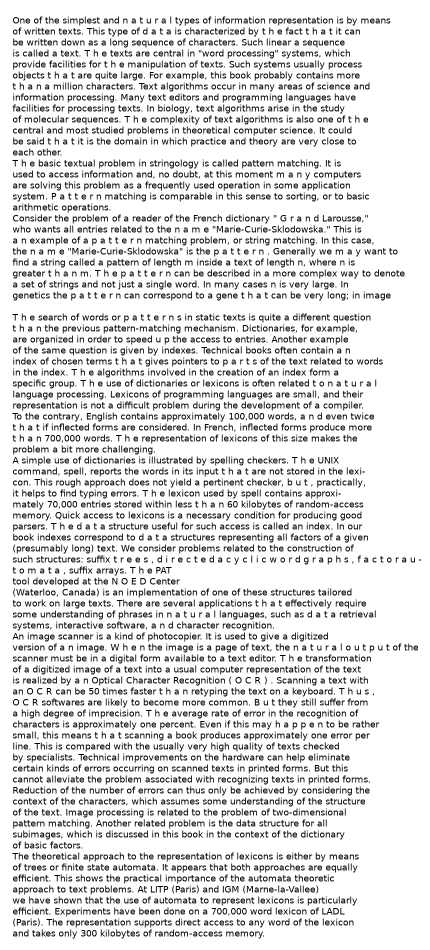
#> input picture lab6/haystack.png, 860 x 1900 px (shown at 1/2 size)
$ jupyter execute --allow-errors 'Michał_Szczurek_lab6.ipynb'
#> lines starting #> are read from the running program, lines starting #| are printed output that depends on the picture
# Michał Szczurek lab 6

[cell 1]
from collections import deque
import numpy as np
import cv2
import matplotlib.pyplot as plt
import time
from timeit import timeit
import random, string

  ### 1. Zaimplementuj algorytm wyszukiwania wzorca 2-wymiarowego

[cell 2]
class Node:
    def __init__(self, char, parent, node_id,  accepting):
        self.children = {}
        self.accepting = accepting
        self.char = char
        self.id = node_id
        self.parent = parent
        self.fail_link = None

    def add_child(self, char):
        d[char] = Node(char)

    def has_child(self, char):
        return char in self.children

    def __str__(self):
        return str(self.char) + " " + str(self.id) + " " + str(self.accepting)

[cell 3]
class Automaton:

    def __init__(self, patterns):
        self.root = Node("$", None, 0, None)
        self.next_id = 1
        self.pattern_dict = {} # to store patterns ids
        self.patterns = patterns
        for i, p in enumerate(patterns):
            self.add(i, p)
        self.add_fail_links()
        self.transform()

    def add(self, index, text):
        i = 0
        node = self.root
        while i < len(text) and node.has_child(text[i]):
            node = node.children[text[i]]
            i += 1
        while i < len(text):
            node.children[text[i]] = Node(text[i], node, self.next_id, index if i == len(text) - 1 else None)
            if i == len(text) - 1:
                self.pattern_dict[text] = index
            node = node.children[text[i]]
            i += 1
            self.next_id +=1


    def add_fail_links(self):
        que = deque()
        for (key, node) in self.root.children.items():
            que.append(node)

        # first level fail links
        while len(que) > 0:
            curr = que.popleft()
            if curr.parent is not self.root:
                break
            for node in curr.children.values():
                que.append(node)
            curr.fail_link = self.root
        else: # while's else - Trie has only 1 level
            curr = None

        # other fail links
        while curr:
            # add children for later
            for node in curr.children.values():
                que.append(node)

            # build fail link
            char = curr.char
            prev = curr.parent.fail_link

            while char not in prev.children and prev is not self.root:
                prev = prev.fail_link
            # "joker" from root case
            if prev is self.root and char not in self.root.children:
                curr.fail_link = self.root
            else:
                curr.fail_link = prev.children[char]

            if len(que) > 0:
                curr = que.popleft()
            else:
                curr = None


    def transform(self):
        """Takes tree with fail links and returns tree with 'shortcut' edges"""
        que = deque()
        for node in self.root.children.values():
            que.append(node)
        while len(que) > 0:
            curr = que.popleft()
            for node in curr.children.values():
                que.append(node)
            for char, child in curr.fail_link.children.items():
                if char not in curr.children:
                    curr.children[char] = child

    def search(self, text):
        res = [-1 for _ in text]
        state = self.root
        for i, char in enumerate(text):
            if char not in state.children:
                state = self.root
            else:
                state = state.children[char]
                if state.accepting != None:
                    res[i] = state.accepting
        return res

[cell 4]
def search_2d(text, patterns):
    """Returns coordinates of lower right symbol of pattern"""
    pattern_set = set(patterns)
    automaton_1d = Automaton(pattern_set)
    res_1d = [automaton_1d.search(line) for line in text]
    res_1d = np.array(res_1d).transpose()
    pattern = tuple([automaton_1d.pattern_dict[p] for p in patterns]) # pattern made of patterns using ids
    automaton_2d = Automaton([pattern])
    res_2d = [automaton_2d.search(line) for line in res_1d]
    res = []
    for i in range(len(res_2d)):
        for j in range(len(res_2d[i])):
            if res_2d[i][j] != -1:
                res.append((j, i))
    return res

###  2. Znajdź w załączonym pliku "haystack.txt" wszyskie sytuacje, gdy taka sama litera występuje na tej samej pozycji w dwóch kolejnych linijkach. Zwróć uwagę, na nierówną długość linii w pliku.

Funkcja dodająca do tekstu meta-znaki, tak by tekst był prostokątny

[cell 5]
def parse_text(text, null_symbol='$'):
    max_len = 0
    for l in text:
        max_len = max(max_len, len(l))
    res = []
    for line in text:
        res.append(line + str((max_len - len(line)) * null_symbol))
    return res

#> (a cell that did not finish here is left out)

Wyszukanie sytuacji z polecenia

[cell 7]
letters = set()
#> (the rest of this cell did not finish here and is left out)

### 3. Znajdź wszystkie wystąpienia "th" oraz "t h" w dwóch kolejnych liniach na tej samej pozycji.

#> (a cell that did not finish here is left out)

#> (a cell that did not finish here is left out)

 ### 4. Wybierz przynajmniej 3 litery (małe). Znajdź wszystkie wystąpienia tej litery w załączonym pliku "haystack.png"

Główna funkcja realizująca polecenie

[cell 10]
def search_image(letter_img, source_img, print_positions=False):
    # We want immutable type to use dicts later on
    letter = []
    for line in letter_img:
        letter.append(tuple(line))
    res =  search_2d(source_img, letter)
    if print_positions:
        print(f"Znaleziono {len(res)} dopasowań na pozycjach {res}")
    else:
        print(f"Znaleziono {len(res)} dopasowań")

Funkcja wyszukująca wzorzec zw tekście (.txt) weryfikująca poprawność wyszukiwania obrazów

[cell 11]
def get_pattern_count(text, pattern):
    res = len(search_2d(text, [pattern]))
    print("Całkowita liczba dopasowań:", res )

Wczytanie obrazu

[cell 12]
source_img = cv2.imread("haystack.png", cv2.IMREAD_GRAYSCALE)
#> source_img is the input picture: shape (1900, 860); min 0, max 255, mean 222.7
plt.imshow(source_img ,  cmap='gray')
plt.show()

Realizacja polecenia

[cell 13]
pattern_a = source_img[37:47,263:272]
plt.imshow(pattern_a ,  cmap='gray')
plt.show()
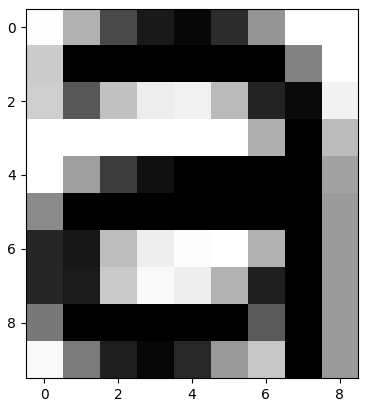
#> figure drawn by matplotlib, 1 panel

[cell 14]
search_image(pattern_a, source_img)
#> the loop in search_image, `for line in letter_img:` made 10 passes
#> line on passes 1 to 10: [253, 177, 74, 25, 8, 45, 149, 255, 255], [203, 0, 0, 0, 0, 0, 0, 129, 255], [206, 87, 193, 236, 241, 186, 35, 10, 242], [255, 255, 255, 255, 255, 255, 175, 0, 188], [255, 159, 60, 16, 1, 0, 0, 0, 162], [138, 0, 0, 0, 0, 0, 0, 0, 155], [38, 23, 189, 238, 252, 255, 177, 0, 155], [38, 27, 201, 249, 238, 178, 31, 0, 155], [120, 0, 0, 0, 0, 0, 89, 0, 155], [249, 123, 31, 7, 41, 152, 199, 0, 155]
#> after the loop in search_image, `for line in letter_img:`: letter = 10 items
#> in search_2d, `res_1d = [automaton_1d.search(line) for line in text]`: res_1d = 1900 items
#> in search_2d, `res_1d = np.array(res_1d).transpose()`:
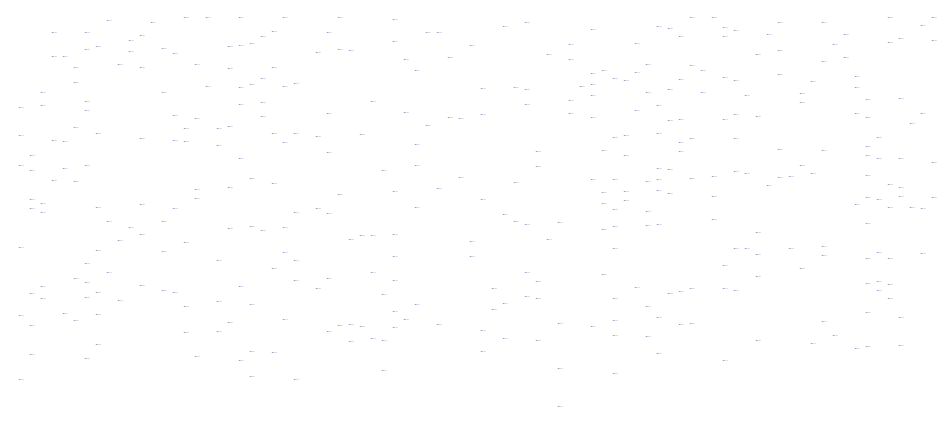
#> res_1d: shape (860, 1900) int64 (shown at 1/2 size); 11 distinct labels, from -1 to 9; one colour per label, 0 black, -1 white
#> in search_2d, `pattern = tuple([automaton_1d.pattern_dict[p] for p in patterns])`: pattern = (1, 0, 5, 4, 6, 3, 7, 9, 2, 8)
#> in search_2d, `res_2d = [automaton_2d.search(line) for line in res_1d]`: res_2d = 860 items
#> after the loop in search_2d, `for i in range(len(res_2d)):`: res = 397 pairs, first value 46 to 1872, second value 34 to 812
#| Znaleziono 397 dopasowań

#> (a cell that did not finish here is left out)

[cell 16]
pattern_c = source_img[213:223,165:173]
plt.imshow(pattern_c ,  cmap='gray')
plt.show()
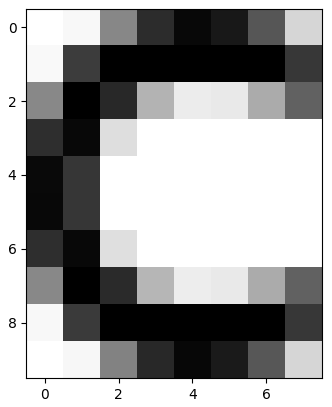
#> figure drawn by matplotlib, 1 panel

[cell 17]
search_image(pattern_c, source_img)
#> the loop in search_image (call 2), `for line in letter_img:` made 10 passes
#> line on passes 1 to 10: [255, 248, 135, 45, 8, 24, 86, 214], [249, 61, 0, 0, 0, 0, 0, 55], [136, 0, 40, 180, 236, 233, 171, 98], [46, 8, 222, 255, 255, 255, 255, 255], [9, 54, 255, 255, 255, 255, 255, 255], [8, 54, 255, 255, 255, 255, 255, 255], [46, 8, 223, 255, 255, 255, 255, 255], [136, 0, 42, 182, 237, 233, 171, 98], [248, 58, 0, 0, 0, 0, 0, 55], [255, 247, 130, 41, 7, 26, 87, 214]
#> in search_2d (call 2), `res_1d = np.array(res_1d).transpose()`: res_1d: shape (860, 1900) int64; 11 distinct labels, from -1 to 9
#| Znaleziono 213 dopasowań

#> (a cell that did not finish here is left out)

[cell 19]
pattern_m = source_img[257:267,133:148]
plt.imshow(pattern_m ,  cmap='gray')
plt.show()
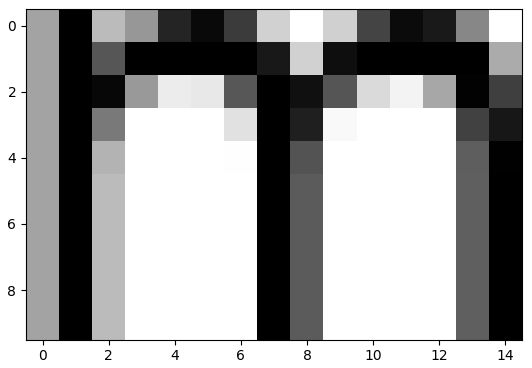
#> figure drawn by matplotlib, 1 panel

[cell 20]
search_image(pattern_m, source_img)
#> in search_2d (call 3), `res_1d = np.array(res_1d).transpose()`: res_1d: shape (860, 1900) int64; 7 distinct labels, from -1 to 5
#| Znaleziono 131 dopasowań

#> (a cell that did not finish here is left out)

###  5. Znajdź wszystkie wystąpienia słowa "p a t t e r n" w haystack.png.

[cell 22]
pattern_long = source_img[474:491,184:283]
plt.imshow(pattern_long ,  cmap='gray')
plt.show()
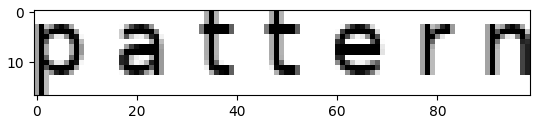
#> figure drawn by matplotlib, 1 panel

[cell 23]
search_image(pattern_long, source_img)
#> in search_2d (call 4), `res_1d = np.array(res_1d).transpose()`: res_1d: shape (860, 1900) int64; 13 distinct labels, from -1 to 11
#| Znaleziono 5 dopasowań

#> (a cell that did not finish here is left out)

 ### 6. Porównaj czas budowania automatu i czas wyszukiwania dla różnych rozmiarów wzorca

[cell 25]
def measure_time(text, start=5, stop=100, step=5):
    create_times = []
    search_times = []
    lens = [i for i in range(start, stop + step, step)]
    for i in lens:
        pattern = ''.join(random.choice(string.ascii_lowercase + string.ascii_uppercase) for _ in range(i))
        automaton = Automaton([pattern])
        create = lambda: Automaton(pattern)
        search = lambda: automaton.search(text)
        create_times.append(timeit(create, number = 5000))
        search_times.append(timeit(search, number = 5000))

    plt.plot(lens, create_times, label="Czas budowania automatu (*5000)")
    plt.plot(lens, search_times, label="Czas wyszukiwania wzorca (*5000)")
    plt.title("Porównanie czasu budowania automatu i wyszukiwania wzorca")
    plt.legend()
    plt.show()

#> (a cell that did not finish here is left out)

Test polegał na pomiarze czasu budowy i dopasowania wzorca dla wzorców o długości od 5 do 100 z krokiem 5. Wyniki wskazują na to, że całkowity czas wykonywania się algorytmu jest zdominowany przez czas potrzebny na zbudowanie automatu.

### 7. Podziel plik na 2, 4 i 8 fragmentów (w poziomie) i porównaj czas przeszukiwania

[cell 27]
def measure_diffrent_files(file, pattern='1234567890qwertyuiopasdfghjklzxcvbnm', to_test = None):
    times = []
    automaton = Automaton([pattern])
    if to_test is None:
        to_test = [1, 2, 4, 8]
    for i in to_test:
        texts = []
        with open(file, 'r', encoding='utf-8') as source:
            for j in range(i):
                texts.append([])
                if j == i - 1:
                    while True:
                        line = source.readline()
                        if not line:
                            break
                        texts[-1].append(line)
                else:
                    for k in range(len(text) // i):
                        line = source.readline()
                        texts[-1].append(line)

        test_times = []
        for t in texts:
            search = lambda: automaton.search(t)
            test_times.append(timeit(search, number = 50000))
        times.append(test_times)

    print("*** Podane czasy odpowiadają 50000 wyszukiwań ***\n")
    for i, test in enumerate(to_test):
        print(f"Wyniki po podziale pliku na {test} części")
        for j, t in enumerate(times[i]):
            print(f"Czas dla wyszukania w części {j+1}.: {t}")
        print("-----------------------------------------------------")
        print(f"Sumaryczny czas : {sum(times[i])}\n")
